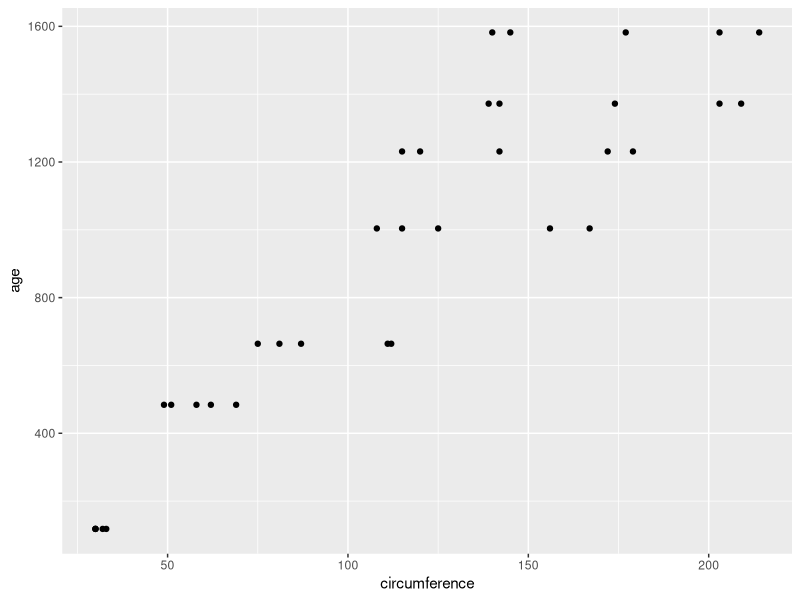
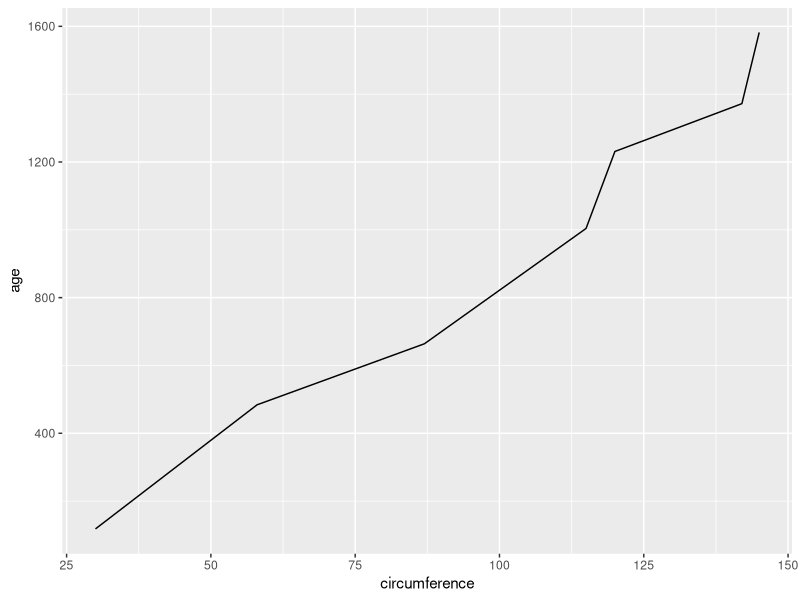
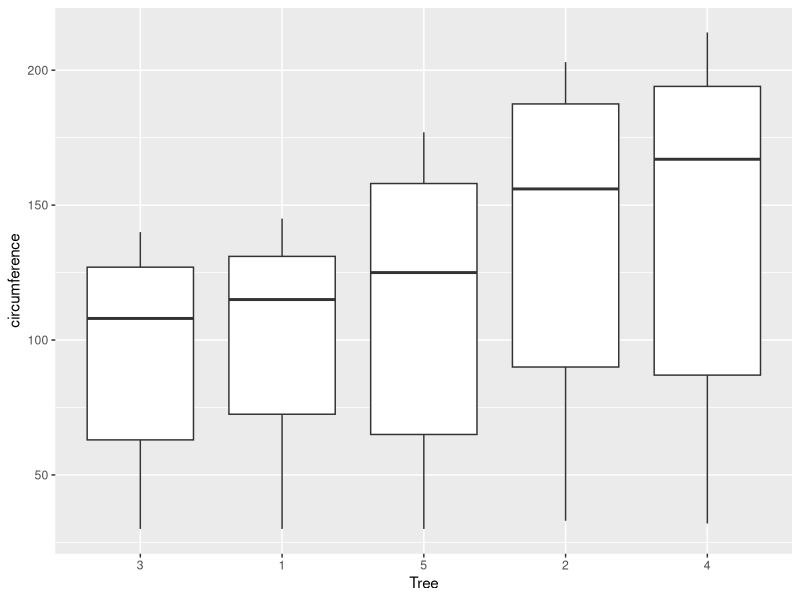
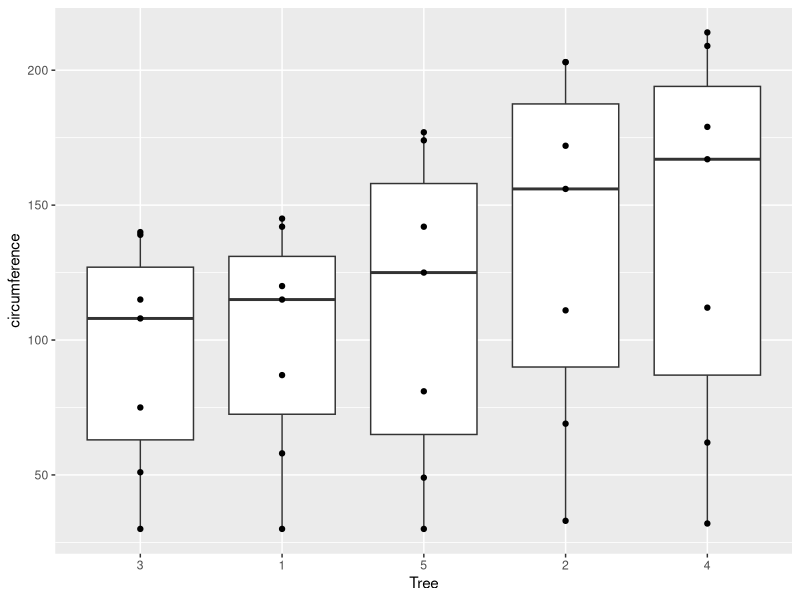
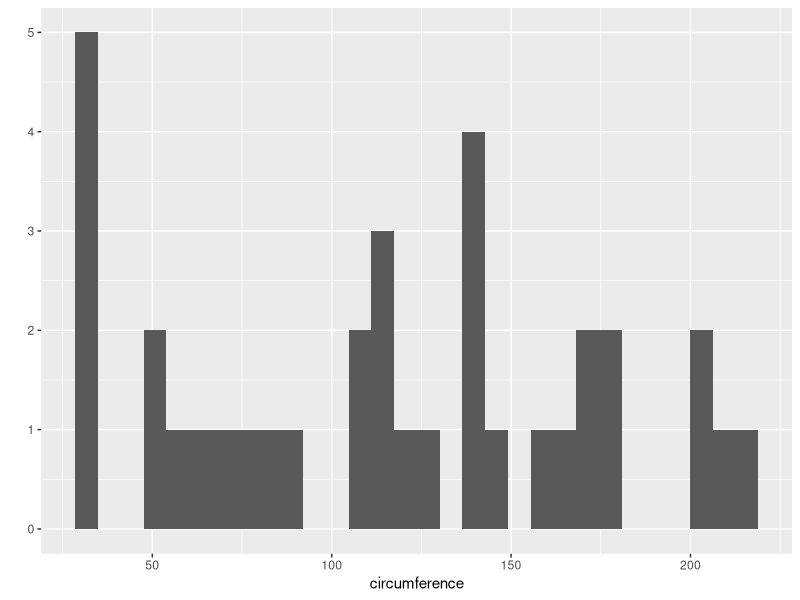
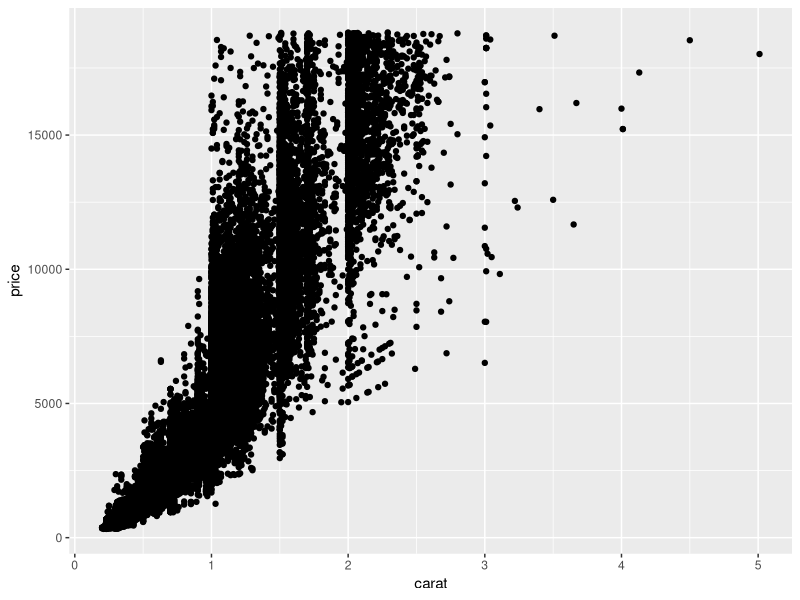
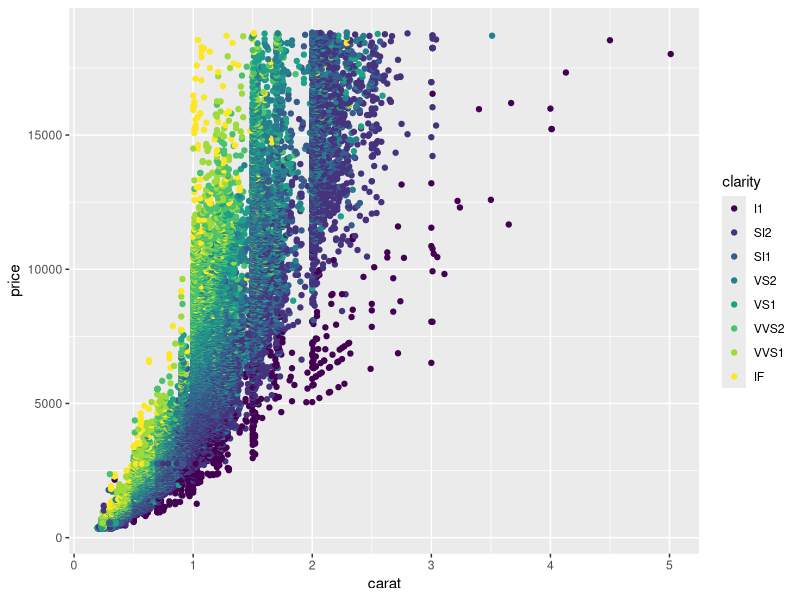
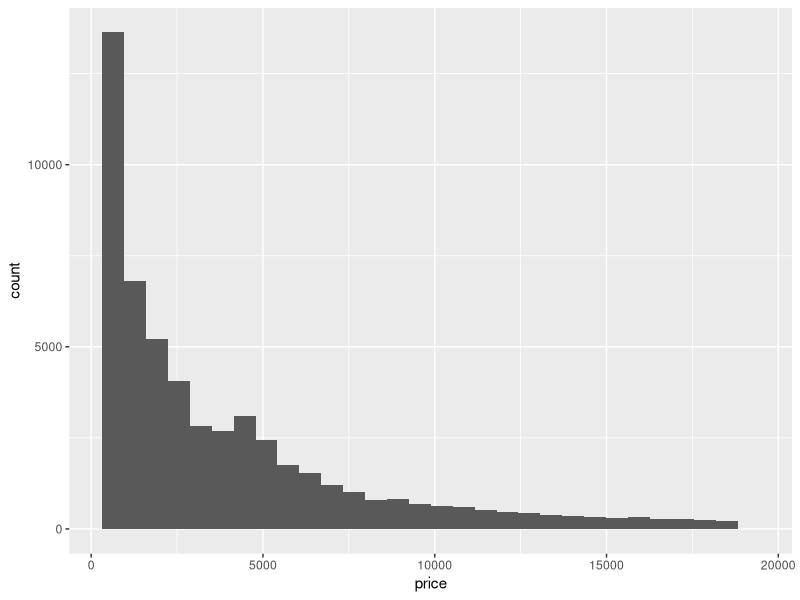

R code for these plots, in order:
#qplot and ggplot functions in ggplot2
#load libraries
library(ggplot2)
#dataset orange is already in R
qplot(circumference, age, data=Orange)
#line plot
qplot(circumference, age, data=Orange[Orange$Tree==1,], geom="line")
#boxplot
qplot(Tree, circumference, data=Orange, geom="boxplot")
#boxplot with individual observations
qplot(Tree, circumference, data=Orange, geom=c("boxplot", "point"))
#histogram
qplot(circumference, data=Orange, geom="histogram")

#ggplot2 
#explore the data
data(diamonds)
summary(diamonds)
dim(diamonds)
#first scatterplot
ggplot(diamonds, aes(carat, price)) + geom_point()
#second scatterplot
ggplot(diamonds, aes(carat, price, colour=clarity))+ geom_point()
#first histogram
ggplot(diamonds, aes(price)) + geom_histogram()
#histogram of diamonds
ggplot(data=diamonds) + geom_histogram(binwidth=500, aes(x=diamonds$price)) + ggtitle("Diamond Price Distribution") + xlab("Diamond Price U$S") + ylab("Frequency")+theme_minimal()
#boxplot
ggplot (diamonds, aes(factor(cut), price, fill=cut)) + geom_boxplot() + ggtitle ("Diamond Price vs Cut") + xlab("Type of Cut") + ylab("Diamond Price U$S") + coord_cartesian(ylim=c(0,7500))

#we also can create a ggplot object
g<-ggplot(diamonds, aes(x=carat, y=price))+geom_point()
#and then add the layers with other attributes
g + geom_smooth()
#and a layer of grids
g + geom_smooth() + facet_grid(cut~.)